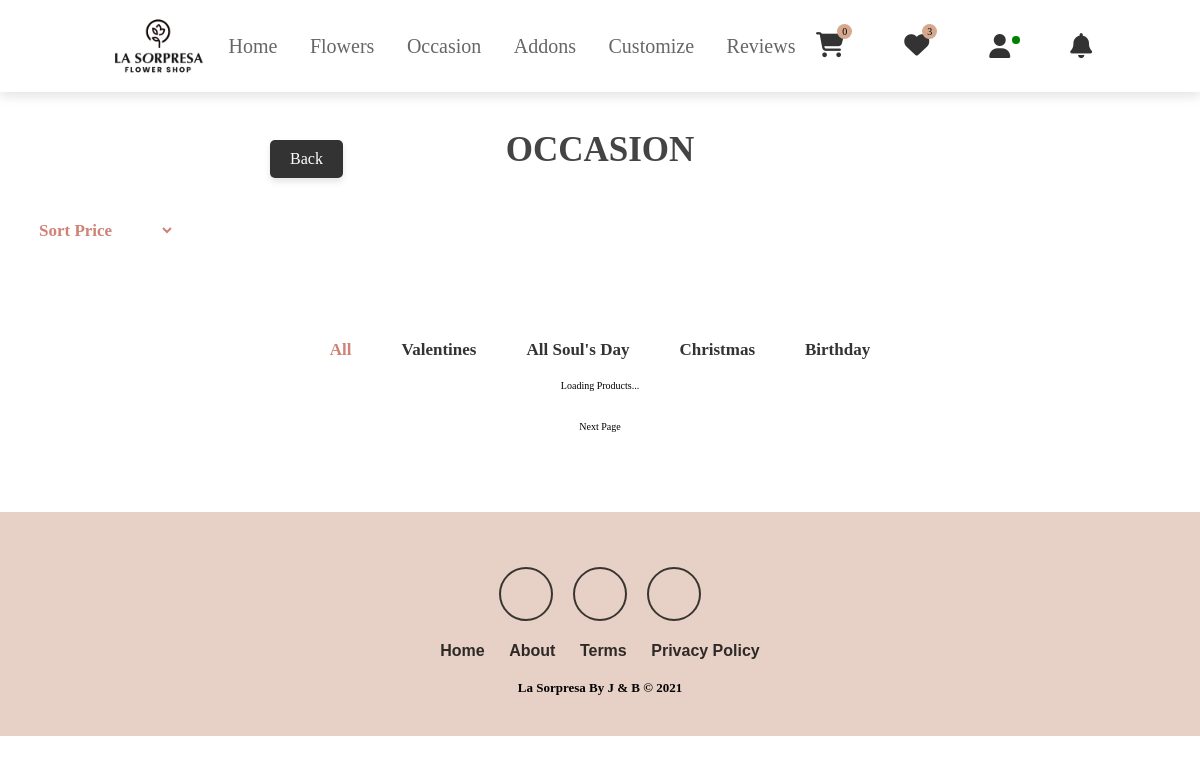
Screenshot of /users/occasion.php (signed in) with the database file from the repository.
### tables this page shows
CREATE TABLE `end_category` (
  `ecat_id` int(11) NOT NULL,
  `ecat_name` varchar(255) NOT NULL,
  `mcat_id` int(11) NOT NULL
);

### users/occasion.php (the view, shortened to what this page needs)
<?php
include("../admin/inc/config.php");
?>
<?php include('navuser.php'); ?>
<link rel="stylesheet" href="../css/navhead.css">
<section>
   <div class="container">
      <h3 class="title"> Occasion </h3>
      <?php
$statement = $pdo->prepare("
    SELECT *
    FROM end_category t1
    JOIN mid_category t2
    ON t1.mcat_id = t2.mcat_id
    WHERE t1.mcat_id = 20 /* Only get categories for the mid-category with ID 19 */
    ORDER BY t1.ecat_id ASC
");
$statement->execute();
$result = $statement->fetchAll(PDO::FETCH_ASSOC);
?>
<?php include('back.php'); ?>
<div class="filter-condition">
    <select name="" id="select">
        <option value="Default">Sort Price</option>
    </select>
</div>
<ul class="indicator">
    <li data-filter="all" class="active">
        <a href="#" onclick="filterProducts('all')">All</a>
    </li>
    <?php
    if (!empty($result) && is_array($result)) {
        foreach ($result as $row) {
            echo '<li data-filter="' . htmlspecialchars($row['ecat_id']) . '">
                    <a href="#" onclick="filterProducts(' . htmlspecialchars($row['ecat_id']) . ')">' . htmlspecialchars($row['ecat_name']) . '</a>
                  </li>';
        }
    } else {
        echo '<li>No categories available.</li>';
    }
    ?>
</ul>
<div class="products-container" id="productContainer">
</div>
   <ul class="listPage">
        <li>Next Page</li>
   </ul>
</section>
<?php include('footers.php'); ?>
<?php include('../loading.php'); ?>

### css/footer.css (style rules this page uses)
:root { --pink: #e84393; --main: #d0bcb3; --font: #d18276; --button: #d6a98f; --footer: #e7d0c5 ; }

### css/main.css (style rules this page uses)
:root { --pink: #e84393; --main: #d0bcb3; --font: #d18276; --button: #d6a98f; --bg: rgb(233, 221, 204); }
* { margin: 0; padding: 0; font-family: "NudMotoya Maru W55 W5"; outline: none; border: none; text-decoration: none; text-transform: capitalize; transition: .2s linear; }
html { font-size: 62.5%; scroll-behavior: smooth; scroll-padding-top: 6rem; overflow-x: hidden; }
section { padding: 2rem 9%; }
.container { display: flex; padding: 20px; }

### css/navhead.css (style rules this page uses)
:root { --pink: #e84393; --pink: #e84393; --main: #d0bcb3; --font: #d18276; --button: #d6a98f; }
* { margin: 0; padding: 0; font-family: "NudMotoya Maru W55 W5"; outline: none; border: none; text-decoration: none; text-transform: capitalize; transition: .2s linear; }
html { font-size: 62.5%; scroll-behavior: smooth; scroll-padding-top: 6rem; overflow-x: hidden; }
.container { max-width: 100%; margin: 0 auto; padding: 3rem 2rem; display: flex; flex-direction: column; align-items: center; }
.container .title { font-size: 3.5rem; color: #444; margin-bottom: 1rem; text-transform: uppercase; text-align: center; padding-top: 8rem; white-space: nowrap; text-overflow: ellipsis; }
.container .products-container { display: grid; grid-template-columns: repeat(auto-fit, minmax(250px, 1fr)); gap: 1rem; justify-items: center; align-items: center; width: 100%; max-width: 1200px; }
.indicator { list-style: none; display: flex; justify-content: center; padding: 0; margin: 0 10px 20px; border-radius: 5px; }
.indicator li { margin: 0 10px; }
.indicator li a { text-decoration: none; padding: 10px 15px; color: #333; font-size: 1.7rem; font-weight: bold; border-radius: 3px; transition: color 0.3s; }
.indicator li.active a { color: var(--font); }
.indicator li { color: #6c757d; font-family: "NudMotoya Maru W55 W5"; }
.filter-condition { padding: 20px; height: 100px; font-size: 1.7rem; font-weight: bold; margin-left: -100rem; margin-top: 20px; border-top-left-radius: 10px; border-bottom-left-radius: 10px; }
.filter-condition select { width: 150px; padding: 0 0 0 10px; font-size: 1.7rem; border: none; outline: none; font-weight: bold; color: var(--font); background: transparent; cursor: pointer; border-top-left-radius: 5px; border-bottom-left-radius: 5px; }
.listPage { padding:10px; text-align: center; list-style: none; }
.listPage li { background-color: #ffffffBD; padding:20px; display: inline-block; margin:0 10px; cursor: pointer; }

### rows the page displays
end_category: ecat_name "Valentines"
end_category: ecat_name "All Soul's Day"
end_category: ecat_name "Christmas"
end_category: ecat_name "Birthday"

### other values shown
$count "0"
$count "3"
